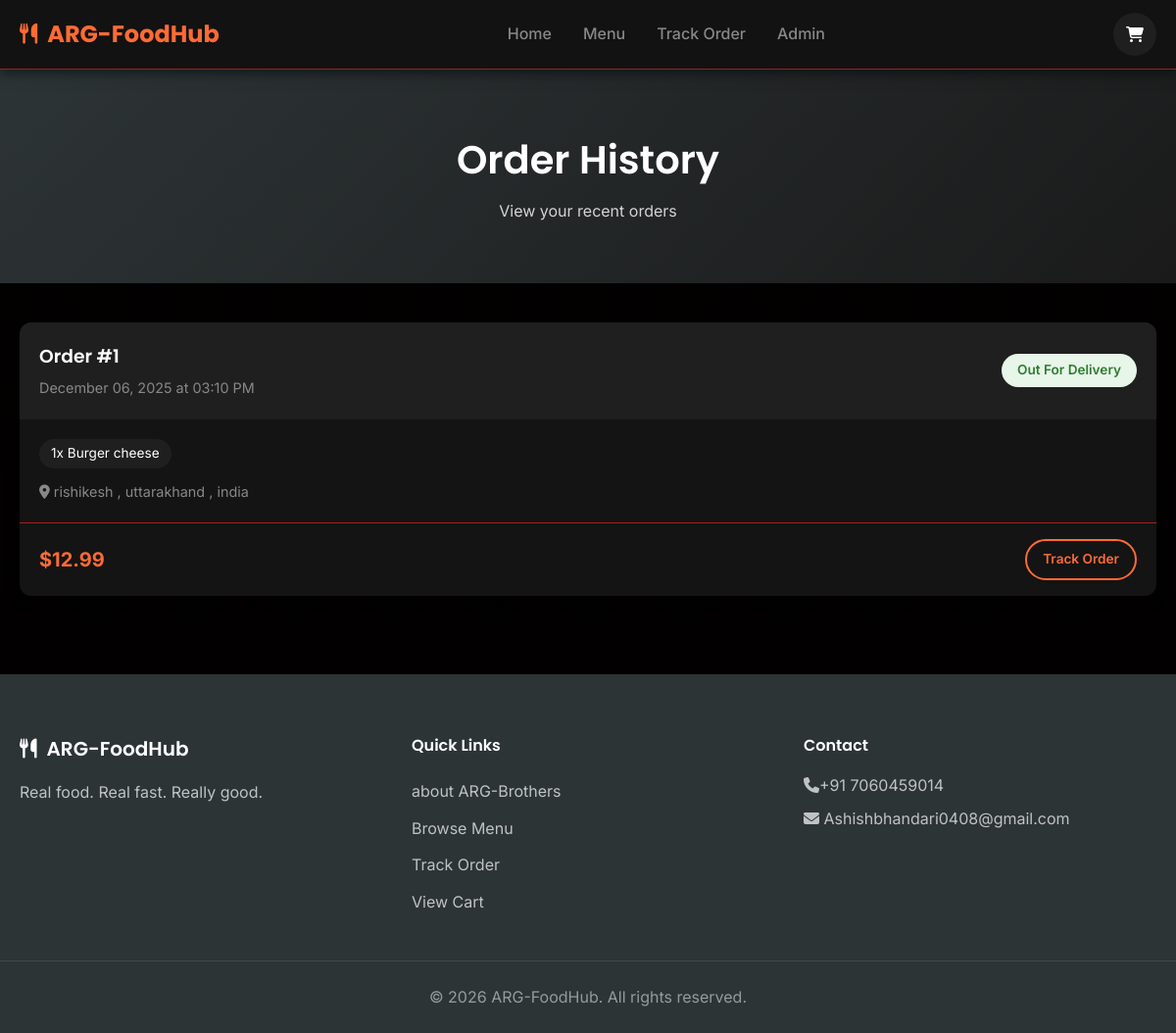
The page /orders on the database its author committed.
### models.py (models this page shows, shortened)
class Order(db.Model):
    id = db.Column(db.Integer, primary_key=True)
    customer_name = db.Column(db.String(100), nullable=False)
    customer_email = db.Column(db.String(120), nullable=False)
    customer_phone = db.Column(db.String(20), nullable=False)
    delivery_address = db.Column(db.Text, nullable=False)
    delivery_instructions = db.Column(db.Text)
    subtotal = db.Column(db.Float, nullable=False)
    delivery_fee = db.Column(db.Float, default=2.99)
    total = db.Column(db.Float, nullable=False)
    status = db.Column(db.String(50), default='pending')
    created_at = db.Column(db.DateTime, default=datetime.utcnow)
    updated_at = db.Column(db.DateTime, default=datetime.utcnow, onupdate=datetime.utcnow)
    items = db.relationship('OrderItem', backref='order', lazy=True, cascade='all, delete-orphan')

class OrderItem(db.Model):
    id = db.Column(db.Integer, primary_key=True)
    order_id = db.Column(db.Integer, db.ForeignKey('order.id'), nullable=False)
    menu_item_id = db.Column(db.Integer, db.ForeignKey('menu_item.id'), nullable=False)
    quantity = db.Column(db.Integer, nullable=False, default=1)
    price = db.Column(db.Float, nullable=False)
    menu_item = db.relationship('MenuItem')

class MenuItem(db.Model):
    id = db.Column(db.Integer, primary_key=True)
    name = db.Column(db.String(100), nullable=False)
    description = db.Column(db.Text)
    price = db.Column(db.Float, nullable=False)
    image_url = db.Column(db.String(500))
    category_id = db.Column(db.Integer, db.ForeignKey('category.id'), nullable=False)
    is_available = db.Column(db.Boolean, default=True)
    is_popular = db.Column(db.Boolean, default=False)
    created_at = db.Column(db.DateTime, default=datetime.utcnow)

### routes.py (the view)
@app.route('/orders')
def order_history():
    orders = Order.query.order_by(Order.created_at.desc()).limit(20).all()
    return render_template('order_history.html', orders=orders)

### routes.py (called while the page is built)
@app.context_processor
def cart_count():
    cart = session.get('cart', {})
    count = sum(item['quantity'] for item in cart.values())
    return {'cart_count': count}

### templates/order_history.html (shortened to what this page needs)
{% extends 'base.html' %}
{% block content %}
<div class="page-header">
    <div class="container">
        <h1>Order History</h1>
        <p>View your recent orders</p>
    </div>
</div>
<section class="history-section">
    <div class="container">
        {% if orders %}
        <div class="orders-list">
            {% for order in orders %}
            <div class="order-card">
                <div class="order-header">
                    <div class="order-info">
                        <h3>Order #{{ order.id }}</h3>
                        <span class="order-date">{{ order.created_at.strftime('%B %d, %Y at %I:%M %p') }}</span>
                    </div>
                    <span class="status-badge status-{{ order.status }}">
                        {{ order.status.replace('_', ' ').title() }}
                    </span>
                </div>
                <div class="order-body">
                    <div class="order-items">
                        {% for item in order.items %}
                        <span class="order-item-tag">{{ item.quantity }}x {{ item.menu_item.name }}</span>
                        {% endfor %}
                    </div>
                    <div class="order-delivery">
                        <i class="fas fa-map-marker-alt"></i>
                        {{ order.delivery_address[:50] }}{% if order.delivery_address|length > 50 %}...{% endif %}
                    </div>
                </div>
                <div class="order-footer">
                    <span class="order-total">${{ "%.2f"|format(order.total) }}</span>
                    <a href="{{ url_for('track_order') }}" class="btn btn-sm btn-secondary">Track Order</a>
                </div>
            </div>
            {% endfor %}
        </div>
        {% endif %}
    </div>
</section>
{% endblock %}

### static/css/style.css (style rules this page uses)
:root { --primary: #FF6B35; --primary-dark: #E55A2B; --secondary: #2D3436; --accent: #00B894; --background: #180404; --white: #141414; --gray-100: #1f1f1f; --gray-200: #a11e1e; --gray-300: #444444; --gray-500: #888888; --gray-700: #e0e0e0; --gray-900: #ffffff; --success: #00B894; --warning: #FDCB6E; --danger: #E17055; --shadow: 0 4px 12px rgba(0,0,0,0.5); --shadow-lg: 0 8px 24px rgba(214, 34, 34, 0.7); --radius: 12px; --radius-sm: 8px; }
* { margin: 0; padding: 0; box-sizing: border-box; }
body { font-family: 'Inter', -apple-system, BlinkMacSystemFont, sans-serif; background-color: var(--background); background-image: linear-gradient(rgba(0,0,0,0.85), rgba(0,0,0,0.95)), url('https://images.unsplash.com/photo-1555396273-367ea4eb4db5?auto=format&fit=crop&q=80&w=1920'); background-size: cover; background-position: center; background-attachment: fixed; color: var(--gray-700); line-height: 1.6; }
h1, h2, h3, h4, h5, h6 { font-family: 'Poppins', sans-serif; font-weight: 600; color: var(--gray-900); }
a { text-decoration: none; color: inherit; }
.container { max-width: 1280px; margin: 0 auto; padding: 0 20px; }
.btn { display: inline-flex; align-items: center; gap: 8px; padding: 12px 24px; border-radius: 50px; font-weight: 600; font-size: 0.95rem; border: none; cursor: pointer; transition: all 0.2s; }
.btn-secondary { background: transparent; color: var(--primary); border: 2px solid var(--primary); }
.btn-sm { padding: 8px 16px; font-size: 0.85rem; }
.page-header { background: linear-gradient(135deg, var(--secondary), #1a1a1a); color: #fff; padding: 60px 0; text-align: center; }
.page-header h1 { font-size: 2.5rem; margin-bottom: 8px; color: #fff; }
.page-header p { opacity: 0.8; }
.order-items { margin-bottom: 20px; }
.status-badge { display: inline-block; padding: 6px 16px; border-radius: 20px; font-size: 0.85rem; font-weight: 600; text-transform: capitalize; }
.status-out_for_delivery { background: #E8F5E9; color: #2E7D32; }
.history-section { padding: 40px 0 80px; }
.orders-list { display: flex; flex-direction: column; gap: 20px; }
.order-card { background: var(--white); border-radius: var(--radius); box-shadow: var(--shadow); overflow: hidden; }
.order-header { display: flex; justify-content: space-between; align-items: center; padding: 20px; background: var(--gray-100); }
.order-info h3 { margin-bottom: 4px; color: var(--gray-900); }
.order-date { color: var(--gray-500); font-size: 0.9rem; }
.order-body { padding: 20px; }
.order-items { display: flex; flex-wrap: wrap; gap: 8px; margin-bottom: 12px; }
.order-item-tag { background: var(--gray-100); padding: 4px 12px; border-radius: 20px; font-size: 0.85rem; color: var(--gray-900); }
.order-delivery { color: var(--gray-500); font-size: 0.9rem; }
.order-footer { display: flex; justify-content: space-between; align-items: center; padding: 16px 20px; border-top: 1px solid var(--gray-200); }
.order-total { font-size: 1.25rem; font-weight: 700; color: var(--primary); }

### rows shown on the page
Order: id "1", created_at "December 06, 2025 at 03:10 PM", status.replace "Out For Delivery", delivery_address "rishikesh , uttarakhand , india", total "12.99"
OrderItem: quantity "1", menu_item.name "Burger cheese"
